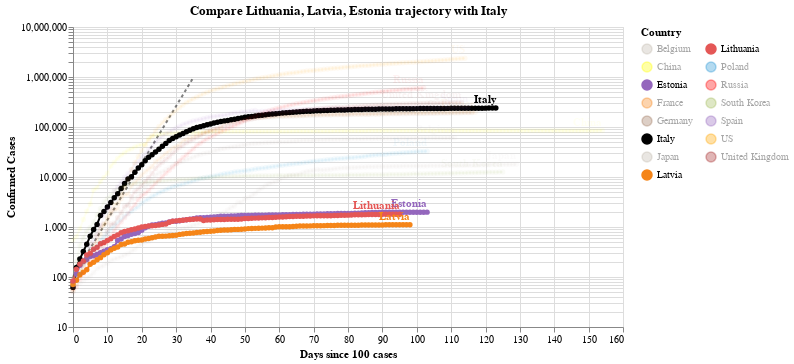

The cell this chart's notebook holds for it:
### Code cell
#hide_input
chart3 = make_since_chart(dff2, ['Lithuania', 'Latvia', 'Estonia'], baseline_countries)
chart3

### Figure 1 — Vega-Lite specification as saved in the notebook (floating-point values rounded to 4 significant figures; data arrays with more than 128 entries replaced by an {"elided": "..."} marker saying what was removed)
{"config": {"view": {"continuousWidth": 400, "continuousHeight": 300}}, "layer": [{"data": {"name": "data-628230001892d6798b50651be41d1b3e"}, "mark": {"type": "line", "color": "black", "opacity": 0.5, "strokeDash": [3, 3]}, "encoding": {"x": {"type": "quantitative", "field": "Days since 100 cases"}, "y": {"type": "quantitative", "field": "Confirmed Cases"}}}, {"data": {"name": "data-51bc33ec562c9719798066b3537ca09a"}, "mark": {"type": "line", "point": true}, "encoding": {"color": {"type": "nominal", "field": "Country", "legend": {"columns": 2}, "scale": {"domain": ["Belgium", "China", "Estonia", "France", "Germany", "Italy", "Japan", "Latvia", "Lithuania", "Poland", "Russia", "South Korea", "Spain", "US", "United Kingdom"], "range": ["#C1B7AD", "yellow", "#9467bd", "#F58518", "#9D755D", "black", "#C1B7AD", "#F58518", "#E45756", "#2495D3", "red", "#A1BA59", "#9467bd", "orange", "brown"]}}, "opacity": {"condition": {"value": 1, "selection": "selector002"}, "value": 0.05}, "tooltip": [{"type": "nominal", "field": "Country"}, {"type": "temporal", "field": "Date"}, {"type": "quantitative", "field": "Confirmed Cases"}, {"type": "quantitative", "field": "Days since 100 cases"}], "x": {"type": "quantitative", "field": "Days since 100 cases"}, "y": {"type": "quantitative", "field": "Confirmed Cases", "scale": {"type": "log"}}}, "selection": {"selector002": {"type": "multi", "fields": ["Country"], "bind": "legend", "init": [{"Country": "Lithuania"}, {"Country": "Latvia"}, {"Country": "Estonia"}, {"Country": "Italy"}]}}, "width": 550}, {"data": {"name": "data-51bc33ec562c9719798066b3537ca09a"}, "mark": {"type": "text", "align": "right", "dy": -8, "fontWeight": "bold"}, "encoding": {"color": {"type": "nominal", "field": "Country", "legend": {"columns": 2}, "scale": {"domain": ["Belgium", "China", "Estonia", "France", "Germany", "Italy", "Japan", "Latvia", "Lithuania", "Poland", "Russia", "South Korea", "Spain", "US", "United Kingdom"], "range": ["#C1B7AD", "yellow", "#9467bd", "#F58518", "#9D755D", "black", "#C1B7AD", "#F58518", "#E45756", "#2495D3", "red", "#A1BA59", "#9467bd", "orange", "brown"]}}, "opacity": {"condition": {"value": 1, "selection": "selector002"}, "value": 0.05}, "text": {"type": "nominal", "field": "Country"}, "tooltip": [{"type": "nominal", "field": "Country"}, {"type": "temporal", "field": "Date"}, {"type": "quantitative", "field": "Confirmed Cases"}, {"type": "quantitative", "field": "Days since 100 cases"}], "x": {"type": "quantitative", "field": "Days since 100 cases"}, "y": {"type": "quantitative", "field": "Confirmed Cases", "scale": {"type": "log"}}}, "transform": [{"filter": "(datum['Date'] >= 1592956800000)"}], "width": 550}], "title": "Compare Lithuania, Latvia, Estonia trajectory with Italy", "$schema": "https://vega.github.io/schema/vega-lite/v4.0.2.json", "datasets": {"data-628230001892d6798b50651be41d1b3e": [{"Days since 100 cases": 0, "Confirmed Cases": 100.0}, {"Days since 100 cases": 1, "Confirmed Cases": 130.0}, {"Days since 100 cases": 2, "Confirmed Cases": 169.0}, {"Days since 100 cases": 3, "Confirmed Cases": 219.7}, {"Days since 100 cases": 4, "Confirmed Cases": 285.6}, {"Days since 100 cases": 5, "Confirmed Cases": 371.3}, {"Days since 100 cases": 6, "Confirmed Cases": 482.7}, {"Days since 100 cases": 7, "Confirmed Cases": 627.5}, {"Days since 100 cases": 8, "Confirmed Cases": 815.7}, {"Days since 100 cases": 9, "Confirmed Cases": 1060.0}, {"Days since 100 cases": 10, "Confirmed Cases": 1379.0}, {"Days since 100 cases": 11, "Confirmed Cases": 1792.0}, {"Days since 100 cases": 12, "Confirmed Cases": 2330.0}, {"Days since 100 cases": 13, "Confirmed Cases": 3029.0}, {"Days since 100 cases": 14, "Confirmed Cases": 3937.0}, {"Days since 100 cases": 15, "Confirmed Cases": 5119.0}, {"Days since 100 cases": 16, "Confirmed Cases": 6654.0}, {"Days since 100 cases": 17, "Confirmed Cases": 8650.0}, {"Days since 100 cases": 18, "Confirmed Cases": 11250.0}, {"Days since 100 cases": 19, "Confirmed Cases": 14620.0}, {"Days since 100 cases": 20, "Confirmed Cases": 19000.0}, {"Days since 100 cases": 21, "Confirmed Cases": 24710.0}, {"Days since 100 cases": 22, "Confirmed Cases": 32120.0}, {"Days since 100 cases": 23, "Confirmed Cases": 41750.0}, {"Days since 100 cases": 24, "Confirmed Cases": 54280.0}, {"Days since 100 cases": 25, "Confirmed Cases": 70560.0}, {"Days since 100 cases": 26, "Confirmed Cases": 91730.0}, {"Days since 100 cases": 27, "Confirmed Cases": 119300.0}, {"Days since 100 cases": 28, "Confirmed Cases": 155000.0}, {"Days since 100 cases": 29, "Confirmed Cases": 201500.0}, {"Days since 100 cases": 30, "Confirmed Cases": 262000.0}, {"Days since 100 cases": 31, "Confirmed Cases": 340600.0}, {"Days since 100 cases": 32, "Confirmed Cases": 442800.0}, {"Days since 100 cases": 33, "Confirmed Cases": 575600.0}, {"Days since 100 cases": 34, "Confirmed Cases": 748300.0}, {"Days since 100 cases": 35, "Confirmed Cases": 972800.0}], "data-51bc33ec562c9719798066b3537ca09a": {"elided": "1733 records"}}}
